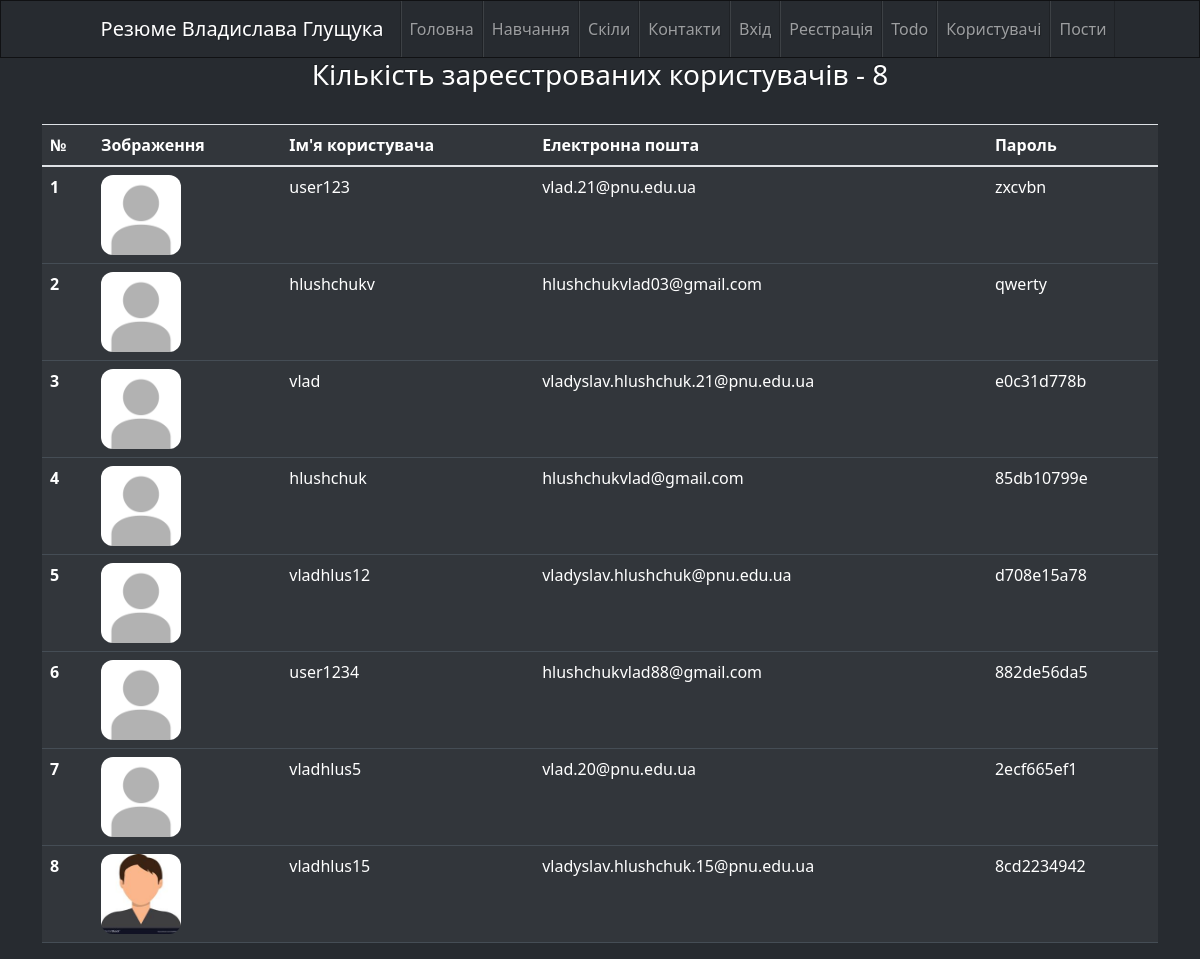
Screenshot of /users with the database file from the repository.
### app/authentication/models.py (models this page shows, shortened)
class User(db.Model, UserMixin):
    __tablename__ = "users"
    id = db.Column(db.Integer, primary_key=True)
    username = db.Column(db.String(20), unique=True, nullable=False)
    email = db.Column(db.String(120), unique=True, nullable=False)
    image = db.Column(db.String(20), nullable=False, default="default.jpg")
    password = db.Column(db.String(120), nullable=False)
    aboutMe = db.Column(db.String(500), nullable=True, default="")
    lastSeen = db.Column(db.DateTime, default=datetime.now())
    posts = db.relationship('Post', backref='author', lazy=True)

### app/authentication/views.py (the view)
@auth.route('/users')
def users():
    users = User.query.all()
    return render_template("users.html", users=users)

### app/authentication/views.py (called while the page is built)
@auth.after_request
def after_request(response):
    if current_user:
        try:
            pass
        except:
            flash('Помилка при оновленні дати останнього відвідування користувача!', 'danger')
        return response

### app/authentication/templates/authentication/users.html (shortened to what this page needs)
{% extends 'base.html' %}
{% block content %}
    <div class="container mt-80">
        {% if users.__len__() == 0 %}
            <h2 class="text-center text-white">Немає зареєстрованих користувачів</h2>
        {% else %}
            <h3 class="text-center text-white">Кількість зареєстрованих користувачів - {{ users.__len__() }}</h3>
            <br>
            <table class="table table-hover mt-30">
                <thead>
                    <tr>
                        <th scope="col">№</th>
                        <th scope="col">Зображення</th>
                        <th scope="col">Ім'я користувача</th>
                        <th scope="col">Електронна пошта</th>
                        <th scope="col">Пароль</th>
                    </tr>
                </thead>
                <tbody>
                    {% for user in users %}
                        <tr class="table-dark text-body-tertiary">
                            <th scope="row">{{ loop.index }}</th>
                            <td><img src="{{ url_for('static', filename='image/' + user.image) }}" alt="Фото" class="usersSmallPhoto"></td>
                            <td>{{ user.username }}</td>
                            <td>{{ user.email }}</td>
                            <td>{{ user.password[-10:] }}</td>
                        </tr>
                    {% endfor %}
                </tbody>
            </table>
        {% endif %}
    </div>
{% endblock %}

### app/templates/base.html (shortened to what this page needs)
<!DOCTYPE html>
<html lang="en">
<head>
    <link rel="stylesheet" href="Successfully downloaded https://stackpath.bootstrapcdn.com/bootstrap/4.3.1/css/bootstrap.min.css">
    <link rel="stylesheet" href="{{ url_for('static', filename='css/bootstrap.css') }}">
    <link rel="stylesheet" href="{{ url_for('static', filename='css/style.css') }}">
</head>
<body>
    {% include 'nav.html' %}
       {% block content %}
    {% endblock %}
</body>
</html>

### app/templates/nav.html
{% set menu = {
    "Головна": url_for('portfolio.index'),
    "Навчання": url_for('portfolio.study'),
    "Скіли": url_for('portfolio.skills'),
    "Контакти": url_for('portfolio.contacts'),
    "Вхід": url_for('auth.login'),
    "Реєстрація": url_for('auth.registration'),
    "Todo": url_for('todo.todos'),
    "Користувачі": url_for('auth.users'),
    "Акаунт": url_for('auth.account'),
    "Пости": url_for('post.posts'),
    "Вийти": url_for('auth.logout')
} %}
<nav class="navbar navbar-expand-lg bg-dark" data-bs-theme="dark">
  <div class="container justify-content-center">
      <a class="navbar-brand" href="{{ url_for('portfolio.index') }}">Резюме Владислава Глущука</a>
      <div class="collapse navbar-collapse flex-grow-0" id="navbarColor01">
        <ul class="navbar-nav">
          {% for name, url in menu.items() %}
            {% if current_user.is_authenticated %}
              {% if name != "Вхід" and name != "Реєстрація" %}
                <li class="nav-item">
                  <a class="nav-link" href="{{ url }}">{{ name }}</a>
                </li>
              {% endif %}
            {% else %}
              {% if name != "Вийти" and name != "Акаунт" %}
              <li class="nav-item">
                <a class="nav-link" href="{{ url }}">{{ name }}</a>
              </li>
              {% endif %}
            {% endif %}
          {% endfor %}
        </ul>
      </div>
    </div>
</nav>

### app/static/css/style.css (style rules this page uses)
.usersSmallPhoto { width: 80px; height: 80px; border-radius: 15%; }

### rows the page displays
User: image (placeholder picture), username "user123", email "vlad.21@pnu.edu.ua", password "zxcvbn"
User: image (placeholder picture), username "hlushchukv", email "hlushchukvlad03@gmail.com", password "qwerty"
User: image (placeholder picture), username "vlad", email "vladyslav.hlushchuk.21@pnu.edu.ua", password "e0c31d778b"
User: image (placeholder picture), username "hlushchuk", email "hlushchukvlad@gmail.com", password "85db10799e"
User: image (placeholder picture), username "vladhlus12", email "vladyslav.hlushchuk@pnu.edu.ua", password "d708e15a78"
User: image (placeholder picture), username "user1234", email "hlushchukvlad88@gmail.com", password "882de56da5"
User: image (placeholder picture), username "vladhlus5", email "vlad.20@pnu.edu.ua", password "2ecf665ef1"
User: image (picture), username "vladhlus15", email "vladyslav.hlushchuk.15@pnu.edu.ua", password "8cd2234942"

### other values shown
{{ name }} "Головна" "Навчання" "Скіли" "Контакти" "Вхід" "Реєстрація" "Todo" "Користувачі" "Пости"
{{ users.__len__() }} "8"
